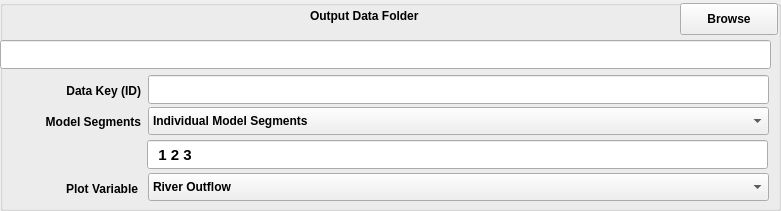
  <widget class="QGroupBox" name="groupBoxOutput">
   <property name="geometry">
    <rect>
     <x>5</x>
     <y>30</y>
     <width>781</width>
     <height>211</height>
    </rect>
   </property>
   <property name="title">
    <string/>
   </property>
   <widget class="QLabel" name="textLabel2">
    <property name="geometry">
     <rect>
      <x>310</x>
      <y>0</y>
      <width>151</width>
      <height>31</height>
     </rect>
    </property>
    <property name="font">
     <font>
      <weight>75</weight>
      <bold>true</bold>
     </font>
    </property>
    <property name="text">
     <string>Output Data Folder</string>
    </property>
   </widget>
   <widget class="QPushButton" name="pushButtonOutputDataFolder">
    <property name="geometry">
     <rect>
      <x>680</x>
      <y>3</y>
      <width>98</width>
      <height>32</height>
     </rect>
    </property>
    <property name="font">
     <font>
      <weight>75</weight>
      <bold>true</bold>
     </font>
    </property>
    <property name="text">
     <string>Browse</string>
    </property>
    <property name="autoDefault">
     <bool>false</bool>
    </property>
   </widget>
   <widget class="QLineEdit" name="lineEditOutputDataFolder">
    <property name="geometry">
     <rect>
      <x>0</x>
      <y>40</y>
      <width>771</width>
      <height>29</height>
     </rect>
    </property>
    <property name="font">
     <font>
      <pointsize>11</pointsize>
      <weight>75</weight>
      <bold>true</bold>
     </font>
    </property>
   </widget>
   <widget class="QLineEdit" name="lineEditDataKey">
    <property name="geometry">
     <rect>
      <x>148</x>
      <y>75</y>
      <width>621</width>
      <height>29</height>
     </rect>
    </property>
    <property name="font">
     <font>
      <pointsize>11</pointsize>
      <weight>75</weight>
      <bold>true</bold>
     </font>
    </property>
   </widget>
   <widget class="QLabel" name="textLabel2_2">
    <property name="geometry">
     <rect>
      <x>10</x>
      <y>75</y>
      <width>131</width>
      <height>31</height>
     </rect>
    </property>
    <property name="font">
     <font>
      <weight>75</weight>
      <bold>true</bold>
     </font>
    </property>
    <property name="text">
     <string>Data Key (ID)</string>
    </property>
    <property name="alignment">
     <set>Qt::AlignRight|Qt::AlignTrailing|Qt::AlignVCenter</set>
    </property>
   </widget>
   <widget class="QLabel" name="textLabel2_3">
    <property name="geometry">
     <rect>
      <x>7</x>
      <y>173</y>
      <width>131</width>
      <height>31</height>
     </rect>
    </property>
    <property name="font">
     <font>
      <weight>75</weight>
      <bold>true</bold>
     </font>
    </property>
    <property name="text">
     <string>Plot Variable</string>
    </property>
    <property name="alignment">
     <set>Qt::AlignRight|Qt::AlignTrailing|Qt::AlignVCenter</set>
    </property>
   </widget>
   <widget class="QLabel" name="textLabel2_4">
    <property name="geometry">
     <rect>
      <x>10</x>
      <y>106</y>
      <width>131</width>
      <height>31</height>
     </rect>
    </property>
    <property name="font">
     <font>
      <weight>75</weight>
      <bold>true</bold>
     </font>
    </property>
    <property name="text">
     <string>Model Segments</string>
    </property>
    <property name="alignment">
     <set>Qt::AlignRight|Qt::AlignTrailing|Qt::AlignVCenter</set>
    </property>
   </widget>
   <widget class="QComboBox" name="comboBoxPlotVariable">
    <property name="geometry">
     <rect>
      <x>148</x>
      <y>173</y>
      <width>621</width>
      <height>28</height>
     </rect>
    </property>
    <property name="font">
     <font>
      <weight>75</weight>
      <bold>true</bold>
     </font>
    </property>
    <item>
     <property name="text">
      <string>River Outflow</string>
     </property>
    </item>
    <item>
     <property name="text">
      <string>River Inflow</string>
     </property>
    </item>
    <item>
     <property name="text">
      <string>River Storage</string>
     </property>
    </item>
    <item>
     <property name="text">
      <string>River Surfaceflow</string>
     </property>
    </item>
    <item>
     <property name="text">
      <string>River Baseflow</string>
     </property>
    </item>
    <item>
     <property name="text">
      <string>River Surfaceflow Left</string>
     </property>
    </item>
    <item>
     <property name="text">
      <string>River Surfaceflow Right</string>
     </property>
    </item>
    <item>
     <property name="text">
      <string>River Baseflow Left</string>
     </property>
    </item>
    <item>
     <property name="text">
      <string>River Baseflow Right</string>
     </property>
    </item>
    <item>
     <property name="text">
      <string>River Seepage to Bed</string>
     </property>
    </item>
    <item>
     <property name="text">
      <string>Riverbed Outflow</string>
     </property>
    </item>
    <item>
     <property name="text">
      <string>Riverbed Inflow</string>
     </property>
    </item>
    <item>
     <property name="text">
      <string>Riverbed Storage</string>
     </property>
    </item>
    <item>
     <property name="text">
      <string>Riverbed Baseflow </string>
     </property>
    </item>
    <item>
     <property name="text">
      <string>Riverbed Baseflow Left</string>
     </property>
    </item>
    <item>
     <property name="text">
      <string>Riverbed Baseflow Right</string>
     </property>
    </item>
   </widget>
   <widget class="QLineEdit" name="lineEditModelSegments">
    <property name="geometry">
     <rect>
      <x>147</x>
      <y>140</y>
      <width>621</width>
      <height>29</height>
     </rect>
    </property>
    <property name="font">
     <font>
      <pointsize>11</pointsize>
      <weight>75</weight>
      <bold>true</bold>
     </font>
    </property>
    <property name="text">
     <string>  1 2 3</string>
    </property>
    <property name="alignment">
     <set>Qt::AlignLeading|Qt::AlignLeft|Qt::AlignVCenter</set>
    </property>
    <property name="placeholderText">
     <string/>
    </property>
   </widget>
   <widget class="QComboBox" name="comboBoxModelSegments">
    <property name="geometry">
     <rect>
      <x>148</x>
      <y>107</y>
      <width>621</width>
      <height>28</height>
     </rect>
    </property>
    <property name="font">
     <font>
      <weight>75</weight>
      <bold>true</bold>
     </font>
    </property>
    <item>
     <property name="text">
      <string>Individual Model Segments</string>
     </property>
    </item>
    <item>
     <property name="text">
      <string>Average of Model Segments</string>
     </property>
    </item>
    <item>
     <property name="text">
      <string>Average All Model Segments</string>
     </property>
    </item>
    <item>
     <property name="text">
      <string>Total of Model Segments</string>
     </property>
    </item>
    <item>
     <property name="text">
      <string>Total All Model Segments</string>
     </property>
    </item>
   </widget>
  </widget>
